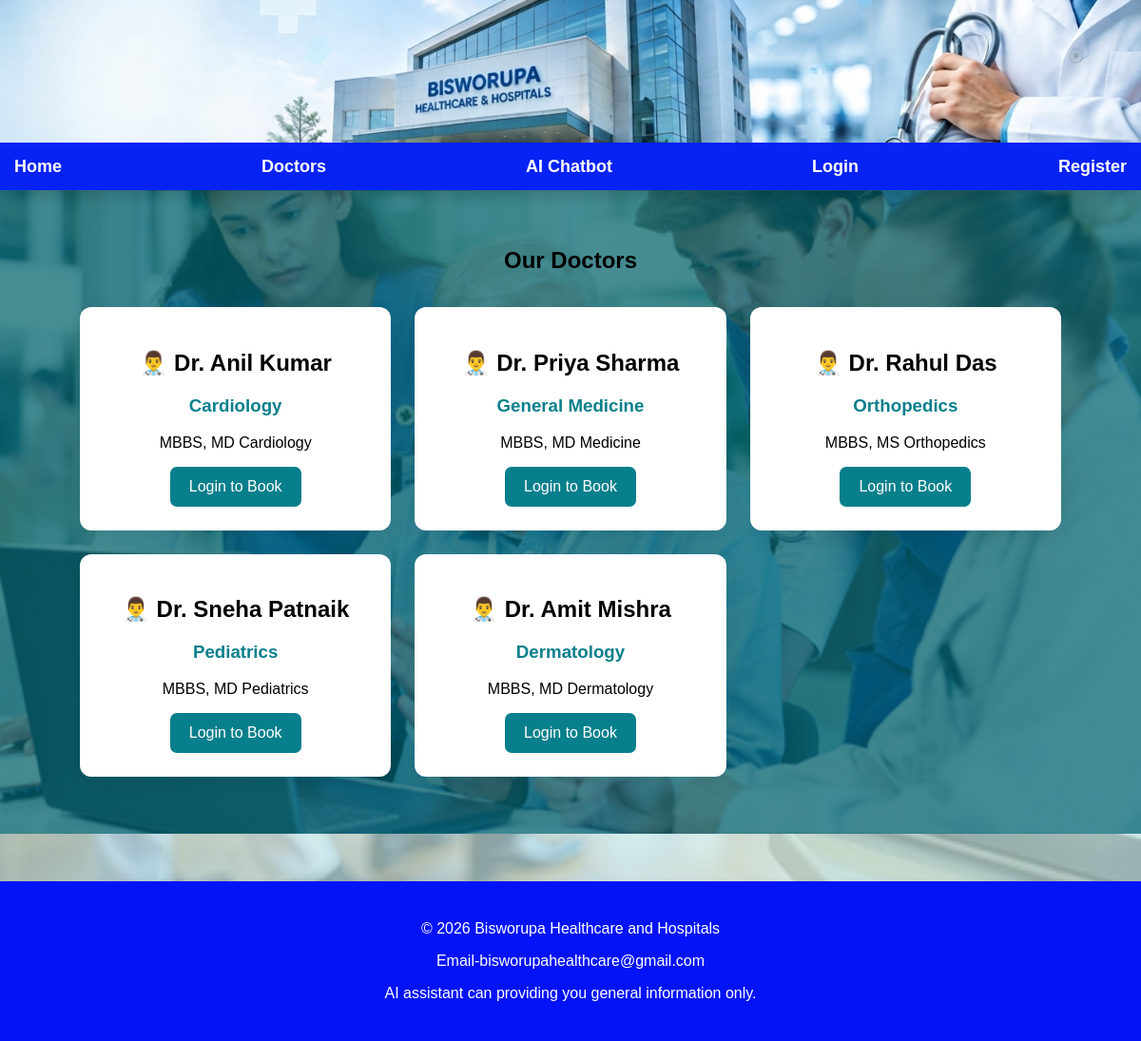
Page /doctors on the committed database.
### tables this page shows
CREATE TABLE doctors (
            id INTEGER PRIMARY KEY AUTOINCREMENT,
            name TEXT NOT NULL,
            department TEXT NOT NULL,
            qualification TEXT NOT NULL
        );

### app.py (the view)
@app.route("/doctors")
def doctors():
    db = get_db()
    doctors = db.execute(
        "SELECT * FROM doctors"
    ).fetchall()
    db.close()
    return render_template(
        "doctors.html",
        doctors=doctors
    )

### app.py (called while the page is built)
def get_db():
    connection = sqlite3.connect(DATABASE)
    connection.row_factory = sqlite3.Row
    return connection

### templates/doctors.html (shortened to what this page needs)
{% extends "base.html" %}
{% block content %}
<section class="page">
    <h1>
        Our Doctors
    </h1>
    <div class="cards">
        {% for doctor in doctors %}
        <div class="card doctor-card">
            <h2>
                👨‍⚕️ {{ doctor["name"] }}
            </h2>
            <h3>
                {{ doctor["department"] }}
            </h3>
            <p>
                {{ doctor["qualification"] }}
            </p>
            {% if session.get("user_id") %}
                <a class="button"
                   href="{{ url_for('appointments') }}">
                    Book Appointment
                </a>
            {% else %}
                <a class="button"
                   href="{{ url_for('login') }}">
                    Login to Book
                </a>
            {% endif %}
        </div>
        {% endfor %}
    </div>
</section>
{% endblock %}

### templates/base.html (shortened to what this page needs)
<!DOCTYPE html>
<html lang="en">
<head>
    <link rel="stylesheet" href="{{ url_for('static', filename='css/style.css') }}">
</head>
<body>
    <header>
        <div class="header-down">
            <nav>
                <a href="{{ url_for('index') }}">
                    Home
                </a>
                <a href="{{ url_for('doctors') }}">
                    Doctors
                </a>
                <a href="{{ url_for('chatbot') }}">
                    AI Chatbot
                </a>
                {% if session.get("user_id") %}
                <a href="{{ url_for('appointments') }}">
                    Appointment
                </a>
                <a href="{{ url_for('dashboard') }}">
                    Dashboard
                </a>
                <a href="{{ url_for('logout') }}">
                    Logout
                </a>
                {% else %}
                <a href="{{ url_for('login') }}">
                    Login
                </a>
                <a href="{{ url_for('register') }}">
                    Register
                </a>
                {% endif %}
            </nav>
        </div>
        <div class="logo">
        </div>
    </header>
    <main>
        {% block content %}
        {% endblock %}
    </main>
    <footer>
        <p>
            © 2026 Bisworupa Healthcare and Hospitals
        </p>
        <p>Email-bisworupahealthcare@gmail.com</p>
        <p>
            AI assistant can providing you general information only.
        </p>
    </footer>
</body>
</html>

### static/css/style.css (style rules this page uses)
* { box-sizing: border-box; }
html { scroll-behavior: smooth; }
body { margin: 0; font-family: Arial, sans-serif; background: linear-gradient(rgba(213, 241, 206, 0.7), rgba(197, 230, 233, 0.7)), url("../hospital5.png"); color: #222; background-size: cover; }
header { position: fixed; top: 0; left: 0; z-index: 1000; width: 100%; height: 200px; background-color: rgb(129, 238, 236); background-image: url("../header2.png"); background-size: cover; background-position: center; background-repeat: no-repeat; color: white; padding: 0 25px; display: flex; align-items: center; box-shadow: 0 4px 15px rgba(0, 0, 0, 0.2); overflow: visible; }
.header-down { position: fixed; top: 150px; left: 0; width: 100%; height: 50px; background-color: #0722f4; z-index: 1100; display: flex; align-items: center; justify-content: center; }
.logo { width: 300px; height: 300px; margin-left: 0; margin-right: 0; margin-bottom: 25px; display: flex; align-items: center; flex-shrink: 0; }
nav { display: flex; justify-content: center; align-items: center; gap: 200px; flex-wrap: wrap; margin: 0; }
nav a { color: white; text-decoration: none; font-weight: bold; font-size: 18px; padding: 10px 5px; transition: 0.3s; }
main { padding-top: 200px; min-height: 100vh; }
.page { min-height: calc(100vh - 200px); align-items: center; justify-content: center; text-align: center; padding: 60px 20px; background:linear-gradient(rgba(0, 100, 110, 0.7), rgba(0, 100, 110, 0.7)), url("../hospital3.png"); background-size: cover; background-position: center; color: rgb(0, 0, 0); }
.button, button { display: inline-block; padding: 12px 20px; background: #087f8c; color: white; border: none; border-radius: 7px; text-decoration: none; cursor: pointer; font-size: 16px; transition: 0.3s; }
.services, .page { padding: 60px 7%; }
.services h2, .page h1 { text-align: center; margin-top: 0; margin-bottom: 35px; }
.cards { display: grid; grid-template-columns: repeat(auto-fit, minmax(250px, 1fr)); gap: 25px; }
.card { background: white; padding: 25px; border-radius: 12px; box-shadow: 0 5px 20px rgba(0, 0, 0, 0.08); transition: 0.3s; }
.card h3 { color: #087f8c; }
footer { background: #0313f7; color: white; text-align: center; padding: 25px; margin-top: 50px; }

### rows in the picture
doctors: name "Dr. Anil Kumar", department "Cardiology", qualification "MBBS, MD Cardiology"
doctors: name "Dr. Priya Sharma", department "General Medicine", qualification "MBBS, MD Medicine"
doctors: name "Dr. Rahul Das", department "Orthopedics", qualification "MBBS, MS Orthopedics"
doctors: name "Dr. Sneha Patnaik", department "Pediatrics", qualification "MBBS, MD Pediatrics"
doctors: name "Dr. Amit Mishra", department "Dermatology", qualification "MBBS, MD Dermatology"
